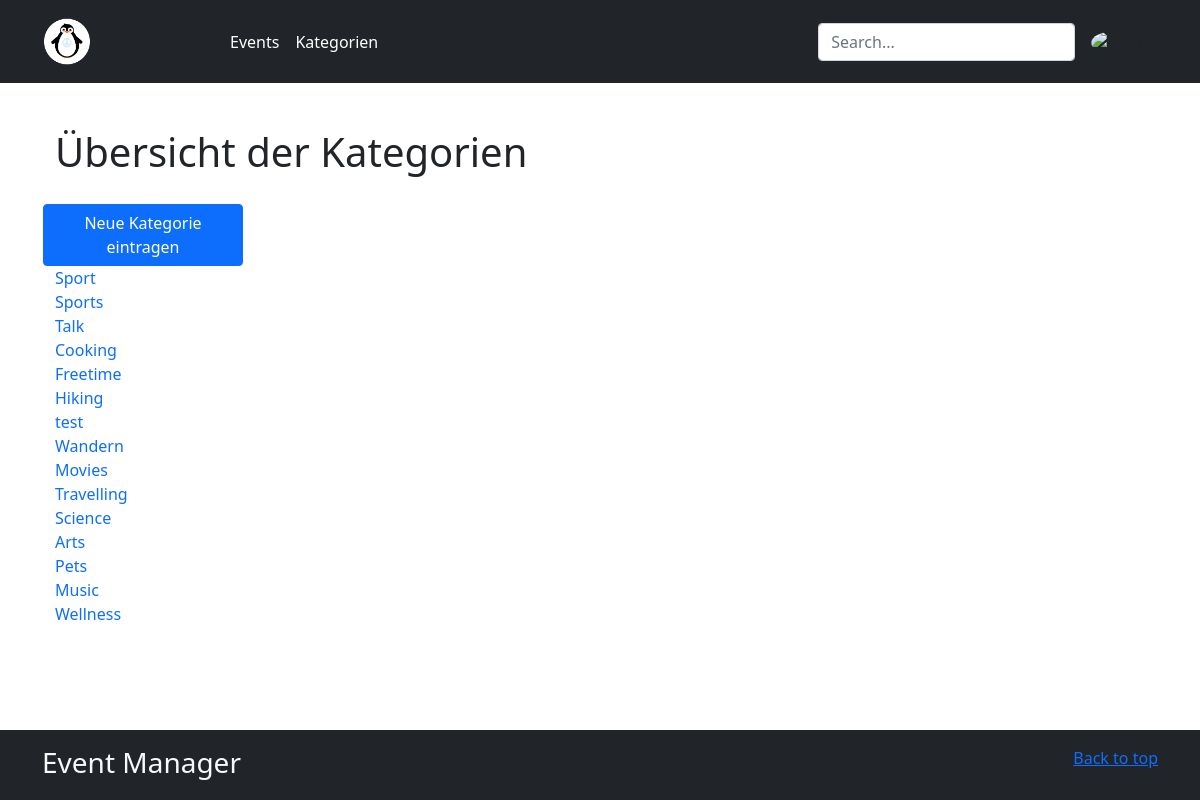
Page /events/categories (signed in) on the committed database.
### events/models.py (models this page shows)
class Category(models.Model):
    created_at = models.DateTimeField(auto_now_add=True)
    updated_at = models.DateTimeField(auto_now=True)
    name = models.CharField(max_length=100, unique=True)  # varchar100
    sub_title = models.CharField(max_length=200, null=True, blank=True)
    description = models.TextField(null=True, blank=True)
    is_active = models.BooleanField(default=True)
    class Meta:
        verbose_name = "Category"
        verbose_name_plural = "Categories"
    def __str__(self) -> str:
        return self.name

### events/views.py (the view)
# urls.py: path("categories", views.category_list, name="category_list"),
def category_list(request: HttpRequest) -> HttpResponse:
    categories = Category.objects.filter(is_active=True)
    return render(
        request,
        "events/category_list.html",
        {
            "categories": categories,
        },
    )

### events/templates/events/category_list.html (shortened to what this page needs)
{% extends "base.html" %}
{% block head %}
<h1>Übersicht der Kategorien</h1>
{% endblock %}
{% block content %}
<a href="{% url 'events:category_create' %}" class="btn btn-primary" style="max-width: 200px;">
    Neue Kategorie eintragen
</a>
<ul>
        {% for category in categories %}
            <li><a href="{% url 'events:category_detail' category.pk %}">{{category}}</a></li>
        {% endfor %}
    </ul>
{% endblock %}

### app/templates/base.html (shortened to what this page needs)
<!DOCTYPE html>
{% load i18n %}
{% load static %}
{% get_current_language as LANGUAGE_CODE %}
<html lang='{{ LANGUAGE_CODE }}' class="h-100">
<head>
<link href="{% static 'css/bootstrap.min.css' %}" rel="stylesheet">
<link href="{% static 'css/style.css' %}" rel="stylesheet" />
</head>
<body class="d-flex flex-column h-100">
<header class="p-3 bg-dark text-white">
    <div class="container">
      <div class="d-flex flex-wrap align-items-center justify-content-center justify-content-lg-start">
        <a href="/" class="d-flex align-items-center mb-2 mb-lg-0 text-white text-decoration-none">
            <img src="{% static 'images/penglogo.png' %}" style="width:50px; margin-right:10px;" />
        </a>
        <ul class="nav col-12 col-lg-auto me-lg-auto mb-2 justify-content-center mb-md-0" style="margin-left:120px;">
          <li><a href="{% url 'events:event_list' %}" class="nav-link px-2
                  text-white">Events</a></li>
          <li><a href="{% url 'events:category_list' %}" class="nav-link px-2
                  text-white">Kategorien</a></li>
        </ul>
        <form action="{% url 'events:event_list' %}" method="get" class="col-12 col-lg-auto mb-3 mb-lg-0 me-lg-3">
          <input name="q" required="required" type="search" class="form-control form-control-dark" placeholder="Search..." aria-label="Search">
        </form>
        <div class="text-end">
          {% if user.is_authenticated %}
          <div class="dropdown text-end">
          <a href="#" class="d-block link-dark text-decoration-none dropdown-toggle" id="dropdownUser1" data-bs-toggle="dropdown" aria-expanded="false">
            <img src="https://github.com/mdo.png" alt="mdo" width="32" height="32" class="rounded-circle">
          </a>
        </div>
          {% else %}
          <a href="{% url 'login' %}">
          <button type="button" class="btn btn-outline-light me-2">Login</button>
          </a>
         {% endif %}
        </div>
      </div>
    </div>
</header>
<main class="flex-shrink-0">
<div class="container">
<div class="row">
    <div class="col-12" style="margin-top:25px;">
    {% block head %}{% endblock %}
    </div>
</div>
</div>
<div class="container">
<div class="row">
  {% block content %}{% endblock %}
</div>
</div>
</main>
<footer class="footer mt-auto py-3 text-light bg-dark">
  <div class="container">
    <p class="float-end mb-1">
      <a href="#">Back to top</a>
    </p>
    <h3 class="mb-1">Event Manager</h3>
  </div>
</footer>
</body>
</html>

### static/css/style.css (style rules this page uses)
main>.container { padding: 20px 25px 0; }
ul { padding-left: 0px; list-style-type: none; margin-left: 0px; }
ul li a { text-decoration: none; }

### rows in the picture
Category: name "Sport"
Category: name "Sports"
Category: name "Talk"
Category: name "Cooking"
Category: name "Freetime"
Category: name "Hiking"
Category: name "test"
Category: name "Wandern"
Category: name "Movies"
Category: name "Travelling"
Category: name "Science"
Category: name "Arts"
Category: name "Pets"
Category: name "Music"
Category: name "Wellness"
